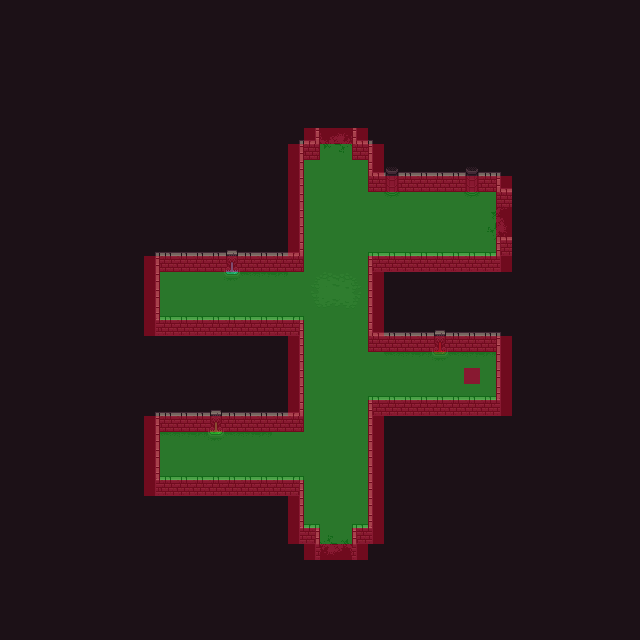

This is a level from a 2D game, rendered from its Tiled map with the project's own tilesets. A one-line summary and the map file follow, with tile-layer data summarised:
An orthogonal 40x40 tile map with 16x16 px tiles, 6 tile layers (bg, floor, exits, fg, ...), 5 tilesets and 12 objects (n, e, s).

<map version="1.5" tiledversion="1.6.0" orientation="orthogonal" renderorder="right-down" width="40" height="40" tilewidth="16" tileheight="16" infinite="0" nextlayerid="14" nextobjectid="21">
 <tileset firstgid="1" source="0x72_16x16DungeonTileset_walls.v1.tsx" />
 <tileset firstgid="257" source="0x72_16x16DungeonTileset.v4.tsx" />
 <tileset firstgid="513" source="NavigationTileSet.tsx" />
 <tileset firstgid="515" source="Enemies.tsx" />
 <tileset firstgid="518" source="spawnTileset.tsx" />
 <layer id="1" name="bg" width="40" height="40">
  <data>[1600 cells, 1600 non-empty, 1 distinct tile ids]</data>
 </layer>
 <layer id="2" name="floor" width="40" height="40">
  <data>[1600 cells, 238 non-empty, 1 distinct tile ids]</data>
 </layer>
 <layer id="8" name="exits" width="40" height="40">
  <data>[1600 cells, 12 non-empty, 12 distinct tile ids]</data>
 </layer>
 <layer id="3" name="fg" width="40" height="40">
  <data>[1600 cells, 197 non-empty, 20 distinct tile ids]</data>
 </layer>
 <layer id="7" name="props" width="40" height="40">
  <data>[1600 cells, 42 non-empty, 25 distinct tile ids]</data>
 </layer>
 <objectgroup id="4" name="Collisions">
  <object id="5" x="320" y="560">
   <polygon points="0,0 0,-36 -16,-36 -16,-84 -160,-84 -160,-135.25 -112,-135.25 -108,-132 -100,-132 -96,-135.25 -16,-135.25 -16,-244 -160,-244 -160.063,-295.063 -96.0625,-295.063 -92,-292 -84,-292 -80.0625,-295.063 -16.0625,-295.063 -16,-407.438 0,-407.438 0,-432 32,-432 32,-407.438 48,-407.438 47.9375,-375.625 63.9375,-375.625 68,-372 76,-372 79.9375,-375.625 143.938,-375.625 148,-372 156,-372 159.938,-375.625 175.938,-375.625 176,-360 192,-360 192,-324 176,-324 176,-308 48,-308 48,-215.25 112,-215.25 116,-212 124,-212 128,-215.25 176,-215.25 176,-164 48,-164 48,-36 32,-36 32,0" />
  </object>
 </objectgroup>
 <objectgroup id="13" name="Treasure">
  <object id="20" gid="448" x="464" y="384" width="16" height="16" />
 </objectgroup>
 <objectgroup id="6" name="Void" />
 <objectgroup id="5" name="Gates">
  <object id="6" name="n" x="320" y="128">
   <polygon points="0,0 0,16 32,16 32,0" />
  </object>
  <object id="8" name="e" x="496" y="208">
   <polygon points="0,0 16,0 16,28 0,28" />
  </object>
  <object id="9" name="s" x="320" y="560">
   <polygon points="0,0 0,-16 32,-16 32,0" />
  </object>
 </objectgroup>
 <objectgroup id="11" name="Enemies">
  <object id="11" gid="517" x="432" y="208" width="16" height="16" />
  <object id="12" gid="517" x="448" y="224" width="16" height="16" />
  <object id="13" gid="516" x="192" y="304" width="16" height="16" />
  <object id="14" gid="516" x="432" y="384" width="16" height="16" />
 </objectgroup>
 <objectgroup id="12" name="SpawnPoints">
  <object id="16" gid="518" x="320" y="160" width="16" height="16" />
  <object id="17" gid="519" x="480" y="224" width="16" height="16" />
  <object id="18" gid="521" x="320" y="544" width="16" height="16" />
 </objectgroup>
 <layer id="9" name="navigation" width="40" height="40" opacity="0.37">
  <data>[1600 cells, 336 non-empty, 2 distinct tile ids]</data>
 </layer>
</map>
